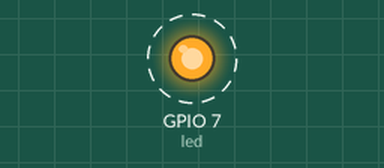
A program run on a simulated Raspberry Pi (BCM pin numbers). Shown: output pins drawn as LEDs (lit = HIGH). Dashed ring = blinking. At 4.0 s the program stops and its outputs stay as they are.

Above: at 0.5 s.
Timing chart, 0 to 4.6 s (numbered marks = the images above):
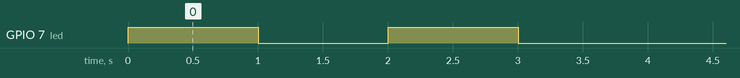

Measured:
- by itself, GPIO 7 (led): alternates HIGH for 1.0 s and LOW for 1.0 s, 4 changes in all, then stays LOW

The program:

LED7.py
```python
# Run this file on a Raspberry Pi with this command:
# sudo python3 LED7.py
# You will be asked for your password.
#
# If this does not work, run this command:
# sudo apt-get update && sudo apt-get install -y python-dev python-rpi.gpio

# Import the RPIO module, which connects Python with the pins of the Raspberry Pi, and the time module, which allows Python to track the passage of time
import RPi.GPIO as GPIO
import time

# Choose which GPIO pin to use
led = 7

# set up GPIO as output
GPIO.setmode(GPIO.BCM)
GPIO.setup(led, GPIO.OUT)

# set pin GPIO7 to be "on," turning on the light
GPIO.output(led, 1)

# delays for 1 second, keeping the light on briefly
time.sleep(1)

# set pin GPIO7 to be "off," turning off the light
GPIO.output(led, 0)

# delays for 1 second, keeping the light off briefly
time.sleep(1)

# set pin GPIO7 to be "on," turning on the light
GPIO.output(led, 1)

# delays for 1 second, keeping the light on briefly
time.sleep(1)

# set pin GPIO7 to be "off," turning off the light
GPIO.output(led, 0)

# delays for 1 second, keeping the light off briefly
time.sleep(1)
```
